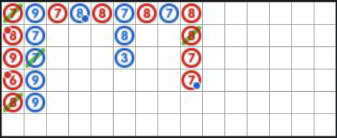
#> input picture Detect_circle_count_each_row/circle1.jpg, 337 x 138 px
$ python main.py
#> lines starting #> are read from the running program, lines starting #| are printed output that depends on the picture; after the words box and inside, x2 and y2 are one past the last pixel; in counts of white or black regions, pixels touching at a corner belong together
import sys
import cv2 as cv
import numpy as np

def main(default_file):
#> called with default_file = 'circle1.jpg'
    default_file = 'circle1.jpg'


    # Loads image
    src = cv.imread(cv.samples.findFile(default_file), cv.IMREAD_COLOR)
#> src is the input picture: shape (138, 337, 3); mean B, G, R 224.3, 222.5, 226.3

    # Check if image is loaded fine
    if src is None:
        print ('Error opening image!')
        print ('Usage: hough_circle.py [image_name -- default ' + default_file + '] \n')
        return -1


    # Convert to gray
    gray = cv.cvtColor(src, cv.COLOR_BGR2GRAY)
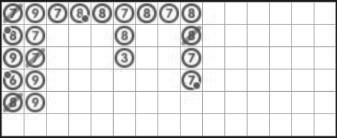
#> gray: shape (138, 337); min 9, max 255, mean 223.8

    # DEnoise
    gray = cv.medianBlur(gray, 1)
    cv.imshow('red', gray)
    cv.waitKey(0)
    #Houghcircles parameter
    rows = gray.shape[0]
#> rows = 138
    circles = cv.HoughCircles(gray, cv.HOUGH_GRADIENT, 1, rows / 8,
                               param1=20, param2=15,
                               minRadius=8, maxRadius=12)
#> circles = 22 rows, first 8: [34.5, 57.5, 9.6], [12.5, 57.5, 10.2], [34.5, 79.5, 9.4], [34.5, 35.5, 9.4], [12.5, 79.5, 10.2], [101.5, 12.5, 10.2], [124.5, 57.5, 10.2], [146.5, 12.5, 10.2]
    cir = []

    # Draw circle
    if circles is not None:
        circles = np.uint16(np.around(circles))
#> circles = 22 rows, first 8: [34, 58, 10], [12, 58, 10], [34, 80, 9], [34, 36, 9], [12, 80, 10], [102, 12, 10], [124, 58, 10], [146, 12, 10]

        for i in circles[0, :]:
            center = (i[0], i[1])
            print(center)

            # circle center
            cv.circle(src, center, 1, (0, 100, 100), 3)
            # circle outline
            radius = i[2]
            cv.circle(src, center, radius, (255, 0, 255), 1)
#> this loop made 22 passes
#> (center, radius) on passes 1 to 12: ((34, 58), 10), ((12, 58), 10), ((34, 80), 9), ((34, 36), 9), ((12, 80), 10), ((102, 12), 10), ((124, 58), 10), ((146, 12), 10), ((190, 58), 10), ((168, 12), 10), ((192, 80), 10), ((34, 102), 10)
#| (34, 58)
#| (12, 58)
#| (34, 80)
#| (34, 36)
#| (12, 80)
#| (102, 12)
#| (124, 58)
#| (146, 12)
#> (further printed lines are left out)
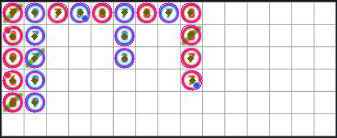
#> src: shape (138, 337, 3); 3.78% of pixels changed, all inside (x1, y1, x2, y2) = (2, 2, 203, 113)
    print(cir)
    #Save
    cv.imwrite("detected_coins.jpg", src)
    cv.waitKey(0)

    return 0

main('circle1.jpg')


# Suppose you have the circle centers in the `circles` list
# circles = [(x1, y1), (x2, y2), ...]

# 1. Sort the circles by their y-coordinate
#> (the run stopped early here; a loop or call above may not have finished)

$ run again, with Detect_circle_count_each_row/Original.jpg copied over Detect_circle_count_each_row/circle1.jpg
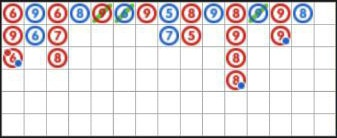
#> input picture Detect_circle_count_each_row/Original.jpg, 337 x 138 px
#> in main, src is the input picture: shape (138, 337, 3); mean B, G, R 221.1, 219.5, 225.6
#> in main, `gray = cv.cvtColor(src, cv.COLOR_BGR2GRAY)`:
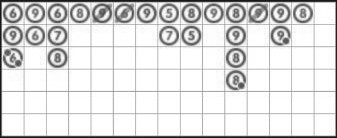
#> gray: shape (138, 337); min 5, max 255, mean 221.5
#> in main, `circles = cv.HoughCircles(gray, cv.HOUGH_GRADIENT, 1, rows / 8, param1..`: circles = 25 rows, first 8: [235.5, 79.5, 9.6], [190.5, 35.5, 9.6], [235.5, 57.5, 10.2], [56.5, 35.5, 9.6], [12.5, 57.5, 10.2], [235.5, 35.5, 10.2], [57.5, 57.5, 10.2], [79.5, 12.5, 10.2]
#> in main, `circles = np.uint16(np.around(circles))`: circles = 25 rows, first 8: [236, 80, 10], [190, 36, 10], [236, 58, 10], [56, 36, 10], [12, 58, 10], [236, 36, 10], [58, 58, 10], [80, 12, 10]
#> the loop in main, `for i in circles[0, :]:` made 25 passes
#> (printed output is left out)
#> after the loop in main, `for i in circles[0, :]:`:
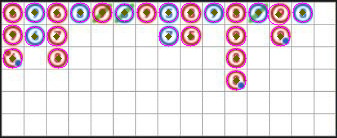
#> src: shape (138, 337, 3); 4.34% of pixels changed, all inside (x1, y1, x2, y2) = (2, 2, 313, 91)
